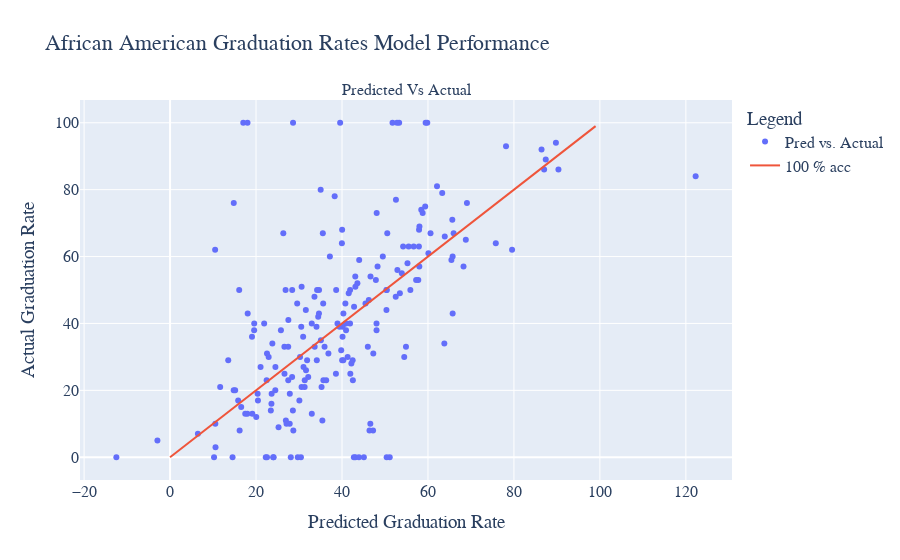

Here is the notebook cell this chart was saved with:
### Code cell
fig = make_subplots(rows=1, cols=1, subplot_titles=["Predicted Vs Actual"])

fig.add_trace(
    go.Scatter(x=logger.y_pred, y=logger.y_test, mode='markers', name='Pred vs. Actual'),
    1, 1)

fig.add_trace(
    go.Scatter(x=np.arange(0,100,1), y=np.arange(0,100,1), mode='lines', name='100 % acc')
)
fig.update_layout(
    title="African American Graduation Rates Model Performance",
    xaxis_title="Predicted Graduation Rate",
    yaxis_title="Actual Graduation Rate",
    legend_title="Legend",
    font=dict(
        family="Courier New, monospace",
        size=16,
    )
)

fig.show()

### Figure 1 — Plotly figure (JSON) as saved in the notebook; plotly's stock layout.template omitted (floating-point values rounded to 4 significant figures; data arrays with more than 128 entries replaced by an {"elided": "..."} marker saying what was removed)
{"data": [{"mode": "markers", "name": "Pred vs. Actual", "type": "scatter", "x": {"elided": "203 float values"}, "xaxis": "x", "y": {"elided": "203 int values"}, "yaxis": "y"}, {"mode": "lines", "name": "100 % acc", "type": "scatter", "x": [0, 1, 2, 3, 4, 5, 6, 7, 8, 9, 10, 11, 12, 13, 14, 15, 16, 17, 18, 19, 20, 21, 22, 23, 24, 25, 26, 27, 28, 29, 30, 31, 32, 33, 34, 35, 36, 37, 38, 39, 40, 41, 42, 43, 44, 45, 46, 47, 48, 49, 50, 51, 52, 53, 54, 55, 56, 57, 58, 59, 60, 61, 62, 63, 64, 65, 66, 67, 68, 69, 70, 71, 72, 73, 74, 75, 76, 77, 78, 79, 80, 81, 82, 83, 84, 85, 86, 87, 88, 89, 90, 91, 92, 93, 94, 95, 96, 97, 98, 99], "y": [0, 1, 2, 3, 4, 5, 6, 7, 8, 9, 10, 11, 12, 13, 14, 15, 16, 17, 18, 19, 20, 21, 22, 23, 24, 25, 26, 27, 28, 29, 30, 31, 32, 33, 34, 35, 36, 37, 38, 39, 40, 41, 42, 43, 44, 45, 46, 47, 48, 49, 50, 51, 52, 53, 54, 55, 56, 57, 58, 59, 60, 61, 62, 63, 64, 65, 66, 67, 68, 69, 70, 71, 72, 73, 74, 75, 76, 77, 78, 79, 80, 81, 82, 83, 84, 85, 86, 87, 88, 89, 90, 91, 92, 93, 94, 95, 96, 97, 98, 99]}], "layout": {"annotations": [{"font": {"size": 16}, "showarrow": false, "text": "Predicted Vs Actual", "x": 0.5, "xanchor": "center", "xref": "paper", "y": 1, "yanchor": "bottom", "yref": "paper"}], "font": {"family": "Courier New, monospace", "size": 16}, "legend": {"title": {"text": "Legend"}}, "title": {"text": "African American Graduation Rates Model Performance"}, "xaxis": {"anchor": "y", "domain": [0, 1], "title": {"text": "Predicted Graduation Rate"}}, "yaxis": {"anchor": "x", "domain": [0, 1], "title": {"text": "Actual Graduation Rate"}}}}
